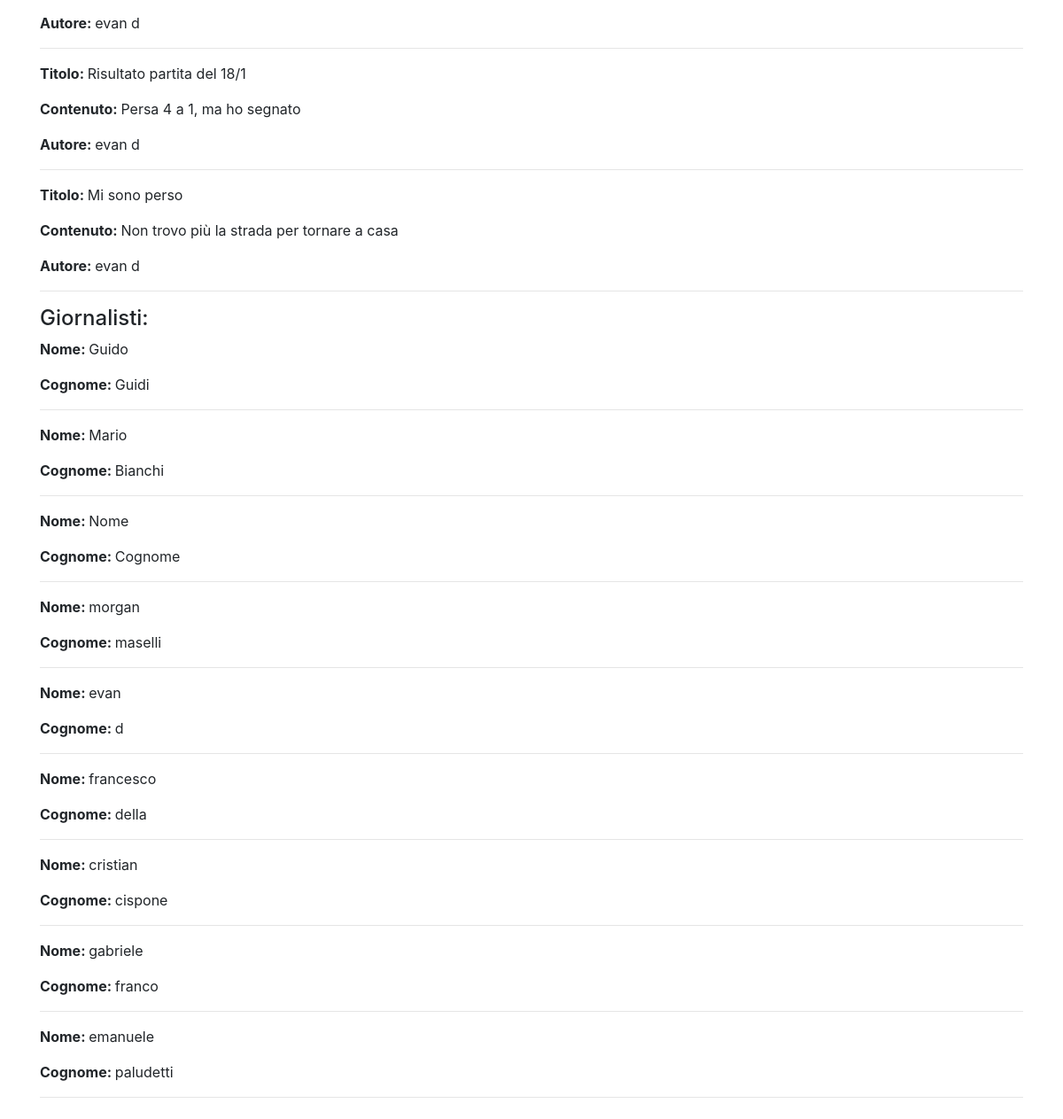
Before: /news/ (lower part) with the older database file.
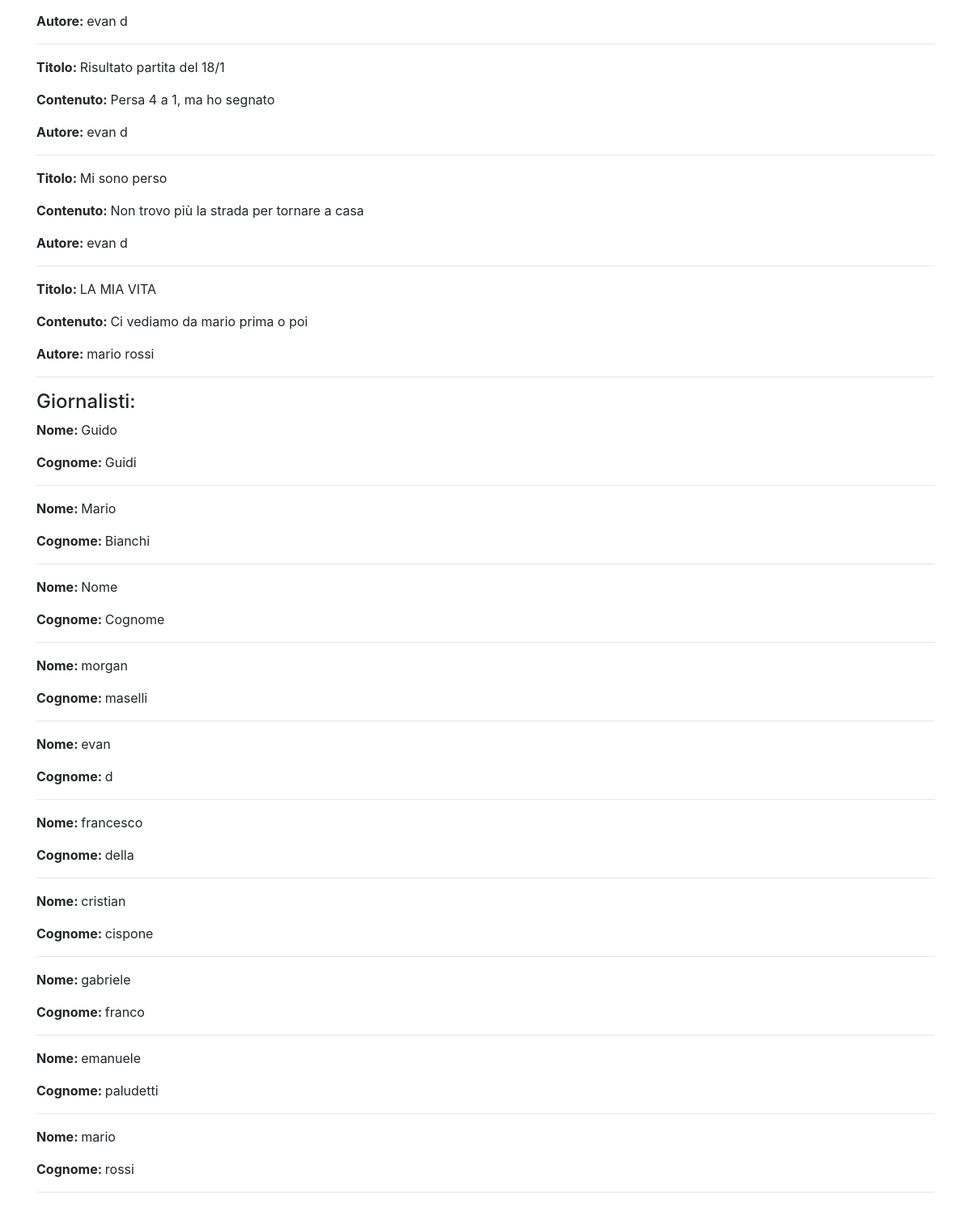
After: the same page with the newer database file.
### news/models.py (models this page shows)
class Articolo (models.Model):
    titolo = models.CharField(max_length=100)
    contenuto = models.TextField()
    giornalista = models.ForeignKey(Giornalista, on_delete=models.CASCADE, related_name="articoli")
    data = models.DateField(auto_now_add=True, blank=True)
    visualizzazioni = models.IntegerField(default=0,blank=True)
    def __str__(self):
        return self.titolo
    class Meta:
        verbose_name = "Articolo"
        verbose_name_plural = "Articoli"

class Giornalista (models.Model):
    nome = models.CharField(max_length=20)
    cognome = models.CharField(max_length=20)
    anno_di_nascita = models.DateField(blank=True)
    def __str__(self):
        return self.nome + " " + self.cognome
    class Meta:
        verbose_name = "Giornalista"
        verbose_name_plural = "Giornalisti"

### news/views.py (the view)
# urls.py: path("", home, name="homeview"),
def home (request):
    articoli = Articolo.objects.all()
    giornalisti = Giornalista.objects.all()
    context = {"articoli": articoli, "giornalisti": giornalisti}
    print(context)
    return render (request, "news/homepage.html", context)

### news/templates/news/homepage.html (shortened to what this page needs)
{% extends 'base.html'%}
{%block content%}
{% for articolo in articoli %}
<p><strong>Titolo: </strong>{{ articolo.titolo }}</p>
<p><strong>Contenuto: </strong>{{ articolo.contenuto }}</p>
<p><strong>Autore: </strong>{{ articolo.giornalista }}</p>
<hr>
{% endfor %}
<h4>Giornalisti:</h4>
{% for giornalista in giornalisti %}
<p><strong>Nome: </strong>{{ giornalista.nome }}</p>
<p><strong>Cognome: </strong>{{ giornalista.cognome }}</p>
<hr>
{% endfor %}
{%endblock content%}

Changed rows visible on the page:
added Articolo: titolo "LA MIA VITA", contenuto "Ci vediamo da mario prima o poi", giornalista "mario rossi"
added Giornalista: nome "mario", cognome "rossi"
